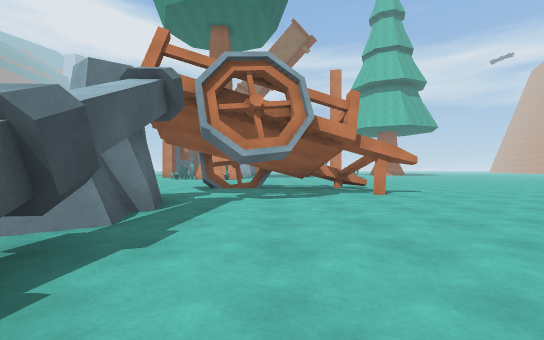
view 1 (above)

20 first-person views from a walk through a Unity game level. The camera is 1.2 m above the floor, looks level and sees 90° across. The floor is counted in squares, 2 m on a side. Each view is taken from the middle of a square. On the plan, view 1 faces up. The plan holds only what a view shows up to about 9 squares ahead; the rest is blank. The place goes on beyond the plan.

view 2
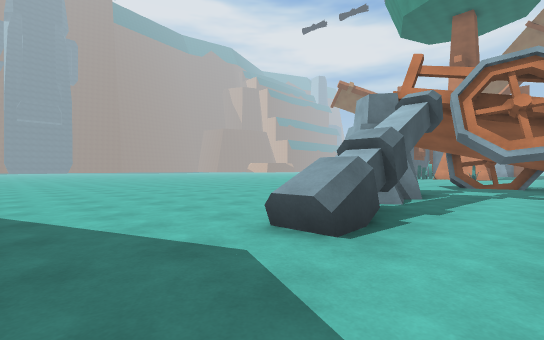

view 3
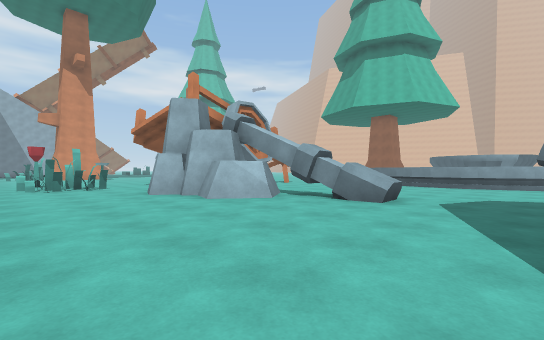

view 4
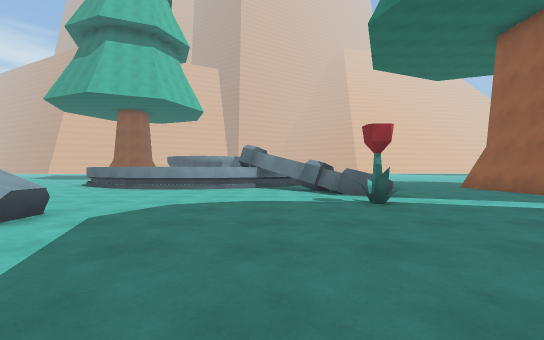

view 5
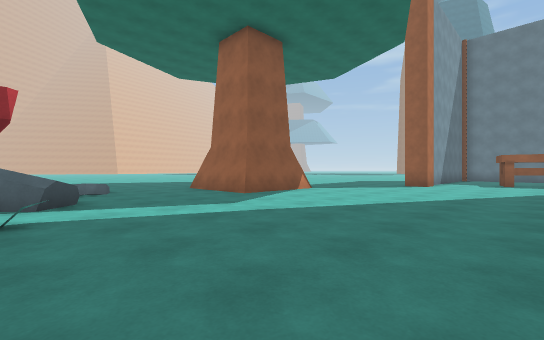

view 6
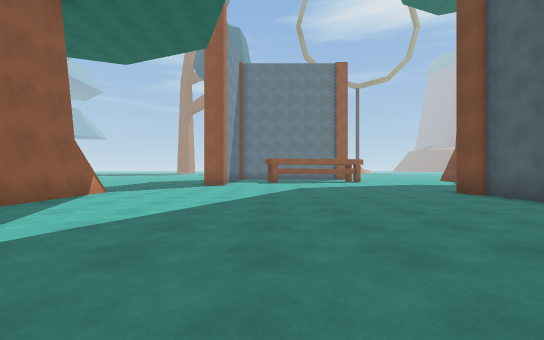

view 7
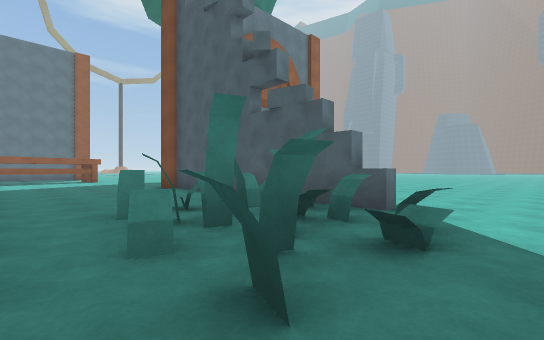

view 8
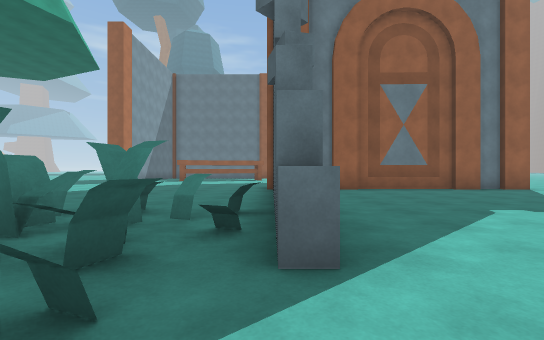

view 9
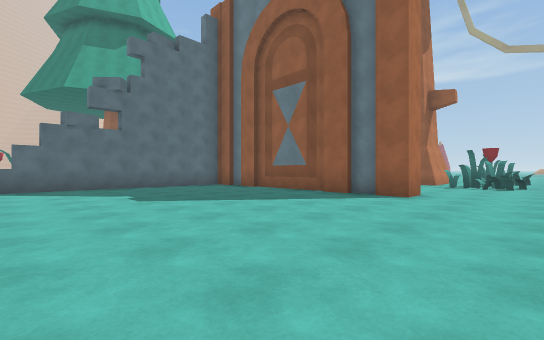

view 10
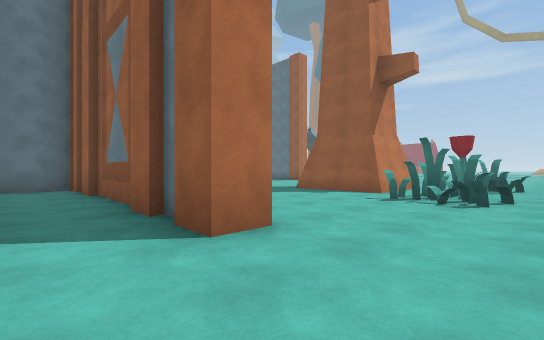

view 11
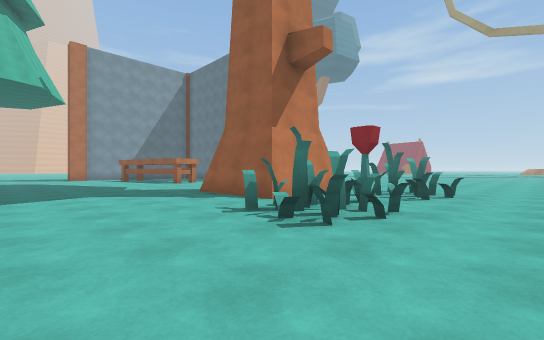

view 12
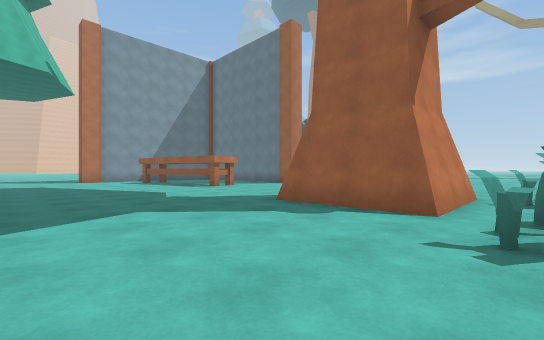

view 13
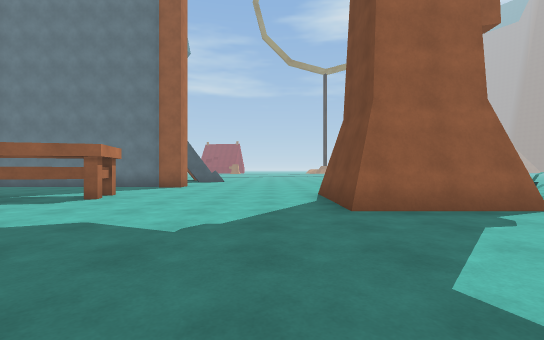

view 14
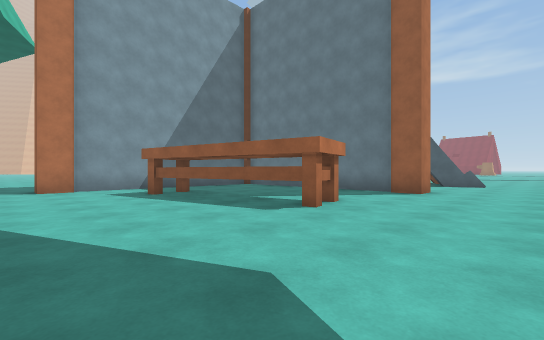

view 15
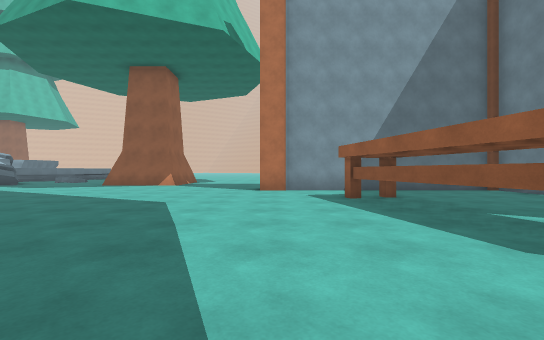

view 16
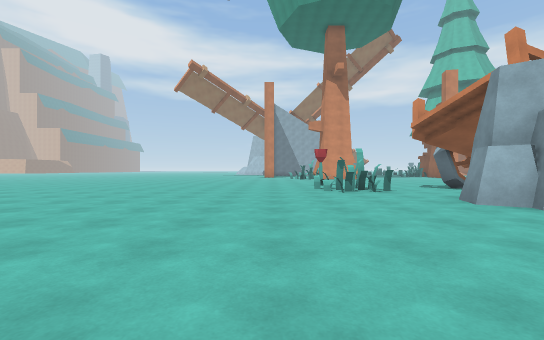

view 17
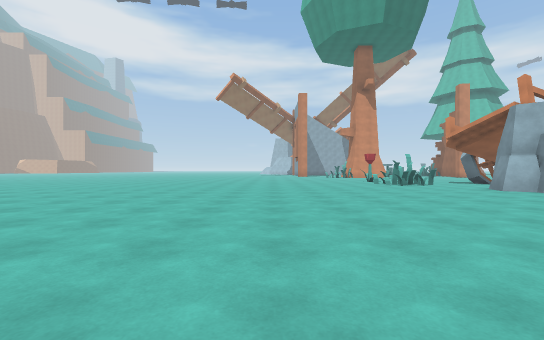

view 18
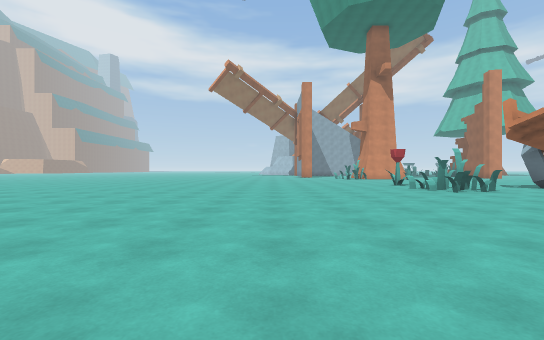

view 19
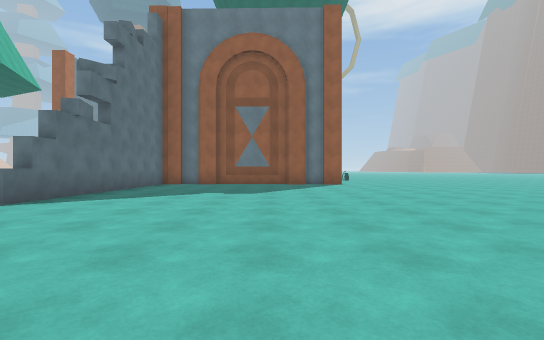

view 20
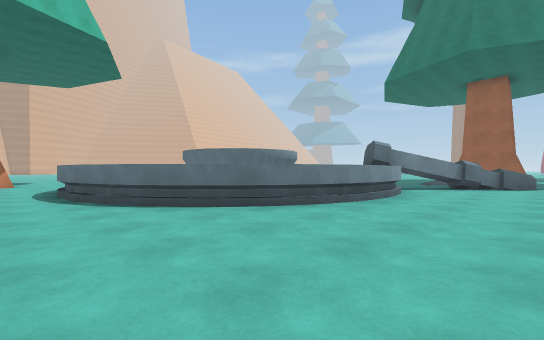

### Floor plan
Key: @ floor where view 1 was taken; # wall or solid block; . floor; / step, stairs or slope; = window, fence, low wall or low ledge; ^ raised ledge; R rock; W wheel; T thing the floor can be seen under or through; O other object.
Columns run from 19 left of view 1 to 14 right of it. Each row starts with its distance up from view 1.
  9 .............OO..##### .....
  8 .............OO.....###.....
  7  ............O........#....
  6 ................R.. .............#
  5 ...............RRR........^^^^...
  4  ..............RRR.......^
  3   .............RRR......^
  2    ..............#.....^   #^
  1     .............^.....^  #
  0      ............^.@...^  #
 -1      ..................^
 -2     ...................^^
 -3    ....................#
 -4   ..........=##.......##
 -5  ..........^###....O=^#
 -6 ...........####......=.W
 -7 ...........#.=........./.
 -8 ...........#.............
 -9 ...........#.............
-10  ..........#.........###
-11  ..........#.........#
-12  ...########.........#
-13 ......................
-14 ......................
-15 ......................
-16 ..OO..............#...
-17 ..OO###/..........#
-18 ..O.#  /......TTT.#
-19 ..OO#  /....TT  ..#
-20 ..OO/  /..........#
-21 ...O.  ...........#
-22 .....  ....... ...#

Positions as (right, up) in squares from view 1, and headings:
1: (0, 0), facing up
2: (0, -2), facing up-left
3: (-7, -2), facing up-right
4: (-5, -3), facing right
5: (-4, -5), facing down-right
6: (-3, -5), facing down
7: (-4, -3), facing down-left
8: (-8, -3), facing down
9: (-18, -5), facing down-right
10: (-18, -10), facing down-right
11: (-19, -13), facing down-right
12: (-16, -13), facing down-right
13: (-11, -13), facing down
14: (-10, -15), facing down-right
15: (-9, -16), facing right
16: (-8, 0), facing up
17: (-11, -3), facing up
18: (-11, 0), facing up
19: (-13, 0), facing down
20: (1, 6), facing down-right
